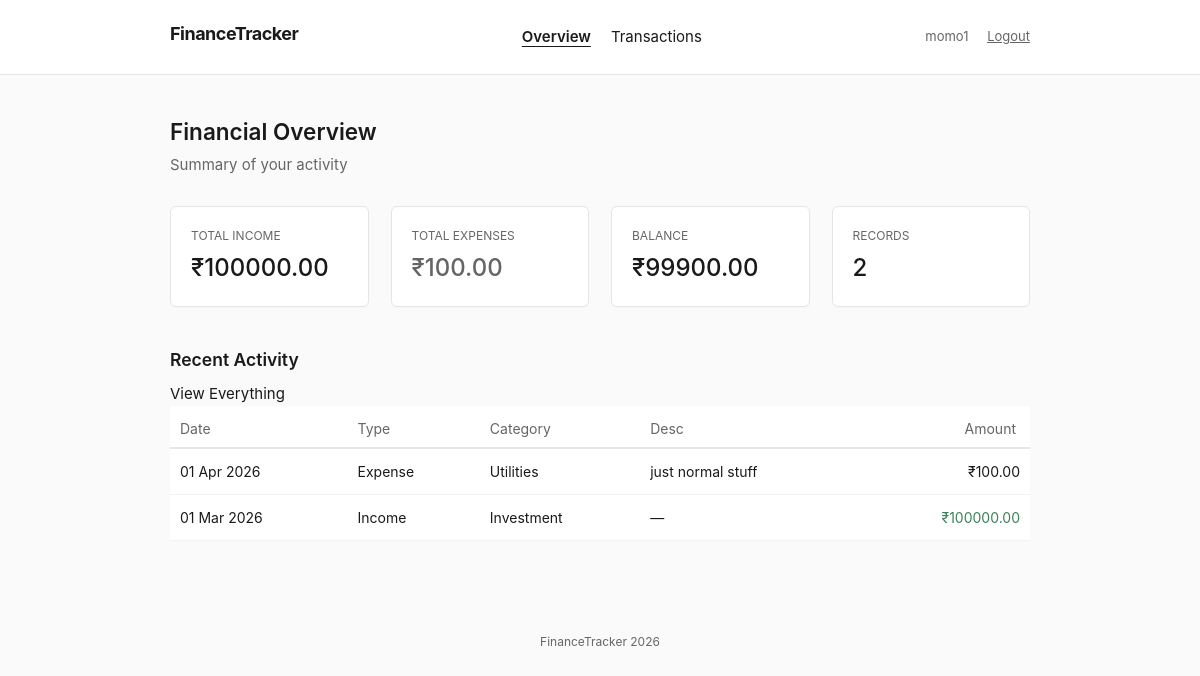
/ (signed in), run on the app's committed database.
### tracker/models.py (models this page shows, shortened)
class Transaction(models.Model):
    INCOME = 'income'
    EXPENSE = 'expense'
    TYPE_CHOICES = [
        (INCOME, 'Income'),
        (EXPENSE, 'Expense'),
    ]
    CATEGORY_CHOICES = [
        ('salary', 'Salary'),
        ('freelance', 'Freelance'),
        ('investment', 'Investment'),
        ('food', 'Food & Dining'),
        ('rent', 'Rent & Housing'),
        ('utilities', 'Utilities'),
        ('transport', 'Transportation'),
        ('entertainment', 'Entertainment'),
        ('healthcare', 'Healthcare'),
        ('education', 'Education'),
        ('shopping', 'Shopping'),
        ('travel', 'Travel'),
        ('other', 'Other'),
    ]
    user = models.ForeignKey(
        User,
        on_delete=models.CASCADE,
        related_name='transactions',
        help_text='The user who created this transaction.'
    )
    amount = models.DecimalField(
        max_digits=12,
        decimal_places=2,
        validators=[MinValueValidator(Decimal('0.01'))],
        help_text='Transaction amount (must be positive).'
    )
    type = models.CharField(
        max_length=7,
        choices=TYPE_CHOICES,
        help_text='Whether this is an income or expense.'
    )
    category = models.CharField(
        max_length=20,
        choices=CATEGORY_CHOICES,
        help_text='Category of the transaction.'
    )
    date = models.DateField(
        help_text='Date of the transaction.'
    )
    description = models.TextField(
        blank=True,
        default='',
        help_text='Optional notes or description for the transaction.'
    )
    created_at = models.DateTimeField(auto_now_add=True)
    updated_at = models.DateTimeField(auto_now=True)
    class Meta:
        ordering = ['-date', '-created_at']
        verbose_name = 'Transaction'
        verbose_name_plural = 'Transactions'

### tracker/views.py (the view)
# urls.py: path('', views.dashboard_view, name='dashboard'),
@login_required
@role_required(['Viewer', 'Analyst', 'Admin'])
def dashboard_view(request):
    qs = Transaction.objects.all()
    context = {
        'total_income': get_total_income(qs),
        'total_expenses': get_total_expenses(qs),
        'balance': get_balance(qs),
        'category_breakdown': get_category_breakdown(qs),
        'monthly_summary': get_monthly_summary(qs),
        'recent_transactions': get_recent_transactions(qs, limit=5),
        'transaction_count': get_transaction_count(qs),
    }
    return render(request, 'tracker/dashboard.html', context)

### tracker/services.py (called while the page is built)
def get_total_income(queryset=None):
    if queryset is None:
        queryset = Transaction.objects.all()
    result = queryset.filter(type=Transaction.INCOME).aggregate(
        total=Sum('amount')
    )
    return result['total'] or Decimal('0.00')

def get_total_expenses(queryset=None):
    if queryset is None:
        queryset = Transaction.objects.all()
    result = queryset.filter(type=Transaction.EXPENSE).aggregate(
        total=Sum('amount')
    )
    return result['total'] or Decimal('0.00')

def get_balance(queryset=None):
    income = get_total_income(queryset)
    expenses = get_total_expenses(queryset)
    return income - expenses

def get_monthly_summary(queryset=None):
    if queryset is None:
        queryset = Transaction.objects.all()
    months = (
        queryset
        .annotate(month=TruncMonth('date'))
        .values('month')
        .distinct()
        .order_by('-month')
    )
    monthly_data = []
    for month_entry in months:
        month = month_entry['month']
        month_qs = queryset.filter(
            date__year=month.year,
            date__month=month.month
        )
        income = get_total_income(month_qs)
        expenses = get_total_expenses(month_qs)
        monthly_data.append({
            'month': month,
            'income': income,
            'expenses': expenses,
            'net': income - expenses,
        })
    return monthly_data

def get_recent_transactions(queryset=None, limit=5):
    if queryset is None:
        queryset = Transaction.objects.all()
    return queryset.order_by('-date', '-created_at')[:limit]

def get_transaction_count(queryset=None):
    if queryset is None:
        queryset = Transaction.objects.all()
    return queryset.count()

### tracker/templates/tracker/dashboard.html (shortened to what this page needs)
{% extends "tracker/base.html" %}
{% block content %}
<div class="page-header header-spacing">
    <h2>Financial Overview</h2>
    <p class="subtitle">Summary of your activity</p>
</div>
<div class="stats-row uneven-gap">
    <div class="stat-box">
        <span class="label">Total Income</span>
        <strong class="value">₹{{ total_income|floatformat:2 }}</strong>
    </div>
    <div class="stat-box">
        <span class="label">Total Expenses</span>
        <strong class="value text-muted">₹{{ total_expenses|floatformat:2 }}</strong>
    </div>
    <div class="stat-box">
        <span class="label">Balance</span>
        <strong class="value">₹{{ balance|floatformat:2 }}</strong>
    </div>
    <div class="stat-box align-shift">
        <span class="label">Records</span>
        <strong class="value">{{ transaction_count }}</strong>
    </div>
</div>
<div class="recent-records">
    <div class="section-head">
        <h3>Recent Activity</h3>
        <a href="{% url 'transaction_list' %}" class="view-link">View Everything</a>
    </div>
    {% if recent_transactions %}
    <table class="clean-table uneven-padding">
        <thead>
            <tr>
                <th>Date</th>
                <th>Type</th>
                <th>Category</th>
                <th>Desc</th>
                <th class="right">Amount</th>
            </tr>
        </thead>
        <tbody>
            {% for t in recent_transactions %}
            <tr>
                <td>{{ t.date|date:"d M Y" }}</td>
                <td>{{ t.get_type_display }}</td>
                <td>{{ t.get_category_display }}</td>
                <td class="desc">{{ t.description|default:"—"|truncatewords:6 }}</td>
                <td class="right amount-{{ t.type }}">₹{{ t.amount|floatformat:2 }}</td>
            </tr>
            {% endfor %}
        </tbody>
    </table>
    {% else %}
    <p class="empty margin-tweak">Nothing recorded yet. {% if request.user.profile.role == 'Admin' or request.user.is_superuser %} <a href="{% url 'transaction_create' %}">Add something</a>{% endif %}</p>
    {% endif %}
</div>
{% endblock %}

### tracker/templates/tracker/base.html (shortened to what this page needs)
{% load static %}
<!DOCTYPE html>
<html lang="en">
<head>
    <link rel="stylesheet" href="{% static 'css/styles.css' %}">
</head>
<body>
    {% if user.is_authenticated %}
    <nav class="site-nav">
        <div class="nav-wrapper">
            <h1 class="logo"><a href="{% url 'dashboard' %}">FinanceTracker</a></h1>
            <ul class="nav-links">
                <li><a href="{% url 'dashboard' %}" class="{% if request.resolver_match.url_name == 'dashboard' %}active{% endif %}">Overview</a></li>
                <li><a href="{% url 'transaction_list' %}" class="{% if 'transaction' in request.resolver_match.url_name %}active{% endif %}">Transactions</a></li>
            </ul>
            <div class="user-actions">
                <span class="logged-in-as">{{ user.username }}</span>
                <a href="{% url 'logout' %}" class="logout" style="margin-left: 15px; text-decoration: underline; color: var(--text-muted);">Logout</a>
            </div>
        </div>
    </nav>
    {% endif %}
    <div class="container margin-shift">
        {% block content %}{% endblock %}
    </div>
    <footer class="site-footer">
        <p>FinanceTracker 2026</p>
    </footer>
</body>
</html>

### static/css/styles.css (style rules this page uses)
:root { --bg-color: #fafafa; --text-primary: #1a1a1a; --text-muted: #666; --border-color: #e5e5e5; --card-bg: #ffffff; --primary-action: #2c2c2c; --primary-hover: #000000; --danger: #d04b4b; --success: #3c825a; }
* { box-sizing: border-box; }
body { margin: 0; padding: 0; font-family: -apple-system, BlinkMacSystemFont, "Segoe UI", Roboto, Helvetica, Arial, sans-serif; background-color: var(--bg-color); color: var(--text-primary); line-height: 1.5; font-size: 15px; }
a { color: var(--text-primary); text-decoration: none; }
h1, h2, h3 { margin: 0 0 10px; font-weight: 600; }
ul { list-style: none; padding: 0; margin: 0; }
.site-nav { background-color: var(--card-bg); border-bottom: 1px solid var(--border-color); padding: 15px 0; }
.nav-wrapper { max-width: 900px; margin: 0 auto; padding: 0 20px; display: flex; justify-content: space-between; align-items: center; }
.logo a { font-weight: bold; font-size: 18px; letter-spacing: -0.5px; }
.nav-links { display: flex; gap: 20px; }
.nav-links a.active { font-weight: 600; text-decoration: underline; text-underline-offset: 4px; }
.user-actions { font-size: 13px; color: var(--text-muted); }
.user-actions a { margin-left: 15px; text-decoration: underline; }
.container { max-width: 900px; margin: 40px auto; padding: 0 20px; }
.header-spacing { margin-bottom: 30px; }
.subtitle { color: var(--text-muted); margin-top: -5px; }
.margin-shift { margin-left: auto; margin-right: auto; }
.align-shift { padding-top: 2px; }
.uneven-gap { gap: 22px; }
.uneven-padding th { padding: 12px 14px 8px 10px !important; }
.stats-row { display: flex; justify-content: space-between; margin-bottom: 40px; }
.stat-box { background: var(--card-bg); border: 1px solid var(--border-color); border-radius: 6px; padding: 20px; flex: 1; box-shadow: 0 1px 3px rgba(0,0,0,0.02); }
.stat-box .label { display: block; font-size: 12px; color: var(--text-muted); margin-bottom: 5px; text-transform: uppercase; }
.stat-box .value { font-size: 24px; font-weight: 500; }
.clean-table { width: 100%; border-collapse: collapse; background: var(--card-bg); font-size: 14px; }
.clean-table th { text-align: left; padding: 12px 10px; border-bottom: 2px solid var(--border-color); color: var(--text-muted); font-weight: normal; }
.clean-table td { padding: 12px 10px; border-bottom: 1px solid #f2f2f2; }
.clean-table .right { text-align: right; }
.amount-income { color: var(--success); }
.text-muted { color: var(--text-muted); }
.site-footer { text-align: center; padding: 40px 0; font-size: 12px; color: var(--text-muted); }

### data on the page
Transaction: date "01 Apr 2026", type "Expense", category "Utilities", description "just normal stuff", amount "100.00"
Transaction: date "01 Mar 2026", type "Income", category "Investment", description "—", amount "100000.00"

### other printed values
{{ user.username }} "momo1"
{{ total_income|floatformat:2 }} "100000.00"
{{ total_expenses|floatformat:2 }} "100.00"
{{ balance|floatformat:2 }} "99900.00"
{{ transaction_count }} "2"
